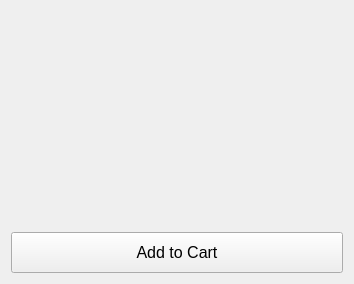
<?xml version="1.0" encoding="UTF-8"?>
<ui version="4.0">
 <class>drink_template</class>
 <widget class="QWidget" name="drink_template">
  <property name="geometry">
   <rect>
    <x>0</x>
    <y>0</y>
    <width>354</width>
    <height>284</height>
   </rect>
  </property>
  <property name="windowTitle">
   <string/>
  </property>
  <layout class="QVBoxLayout" name="verticalLayout" stretch="1,0,0,0,0">
   <item>
    <widget class="QLabel" name="photo_label">
     <property name="scaledContents">
      <bool>true</bool>
     </property>
     <property name="alignment">
      <set>Qt::AlignCenter</set>
     </property>
    </widget>
   </item>
   <item>
    <widget class="QLabel" name="name_label">
     <property name="font">
      <font>
       <pointsize>16</pointsize>
      </font>
     </property>
     <property name="alignment">
      <set>Qt::AlignCenter</set>
     </property>
    </widget>
   </item>
   <item>
    <widget class="QLabel" name="price_label">
     <property name="font">
      <font>
       <pointsize>12</pointsize>
      </font>
     </property>
     <property name="alignment">
      <set>Qt::AlignCenter</set>
     </property>
    </widget>
   </item>
   <item>
    <widget class="QLabel" name="description_label">
     <property name="font">
      <font>
       <pointsize>10</pointsize>
      </font>
     </property>
     <property name="alignment">
      <set>Qt::AlignCenter</set>
     </property>
    </widget>
   </item>
   <item>
    <widget class="QPushButton" name="add_to_cart_button">
     <property name="font">
      <font>
       <pointsize>12</pointsize>
      </font>
     </property>
     <property name="styleSheet">
      <string notr="true">padding: 10px 20px</string>
     </property>
     <property name="text">
      <string>Add to Cart</string>
     </property>
    </widget>
   </item>
  </layout>
 </widget>
 <resources/>
 <connections/>
</ui>
